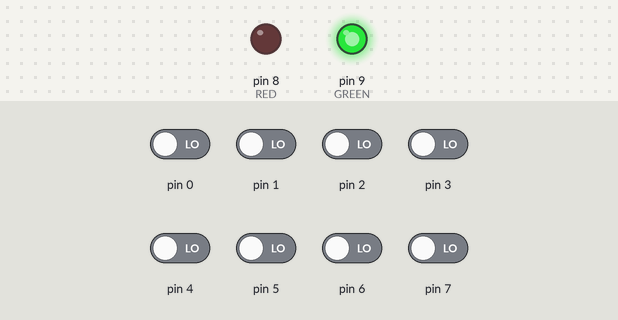
The sketch below on a simulated Arduino Uno, built with avr-gcc and run on an emulated ATmega328P. On the bench: output pins drawn as LEDs (lit = HIGH). Inputs (shaded band) come from the test bench; at power-on: pin 0–7 LOW.

Above: at 1.2 s.
1.3 s: pin 0 driven HIGH and pin 1 driven HIGH
At 2.3 s:
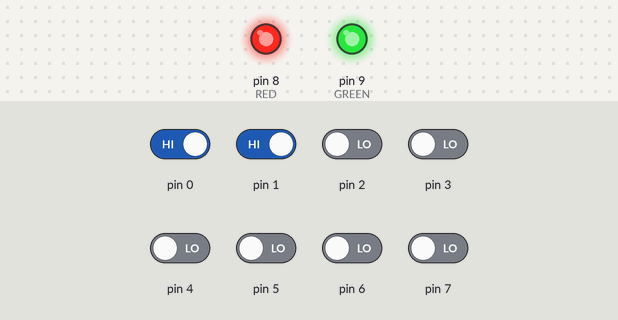
2.8 s: pin 0 driven LOW
At 3.4 s:
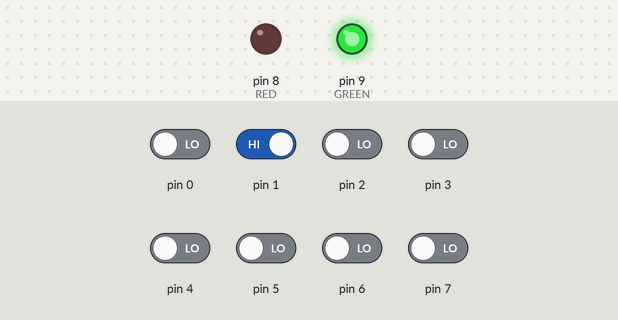
4.3 s: pin 0 driven HIGH
At 4.6 s:
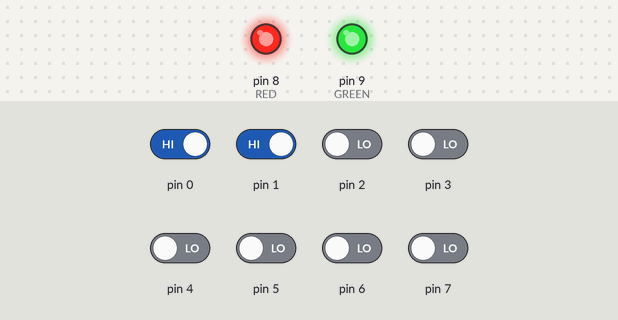
Timing chart, 0 to 7.3 s (numbered marks = the images above; inputs shaded):
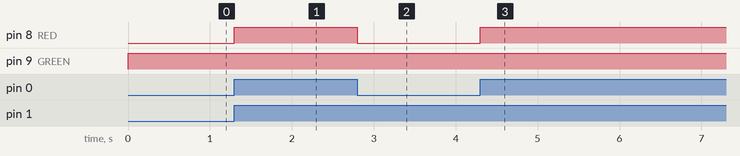

The sketch:

alternatingPINs-1.ino
```cpp
#define RED 0
#define GREEN 1

void setup() {
  DDRB = 0x03; //Pins 8 (RED) and 9 (GREEN) set as outputs
  DDRD = 0x0; // Pins 0..7 set as inputs
}

void loop() {
byte notPIND;
  (PIND & PIND<<1) ? PORTB |= 1<<RED : PORTB &= ~(1<<RED);
  notPIND = ~PIND;
  (notPIND & notPIND<<1) ? PORTB |= 1<<GREEN : PORTB &= ~(1<<GREEN);
}
```

Measured:
- after the input at 1.3 s, pin 8 (RED): LOW → HIGH at once
- after the input at 2.8 s, pin 8 (RED): HIGH → LOW at once
- after the input at 4.3 s, pin 8 (RED): LOW → HIGH at once
